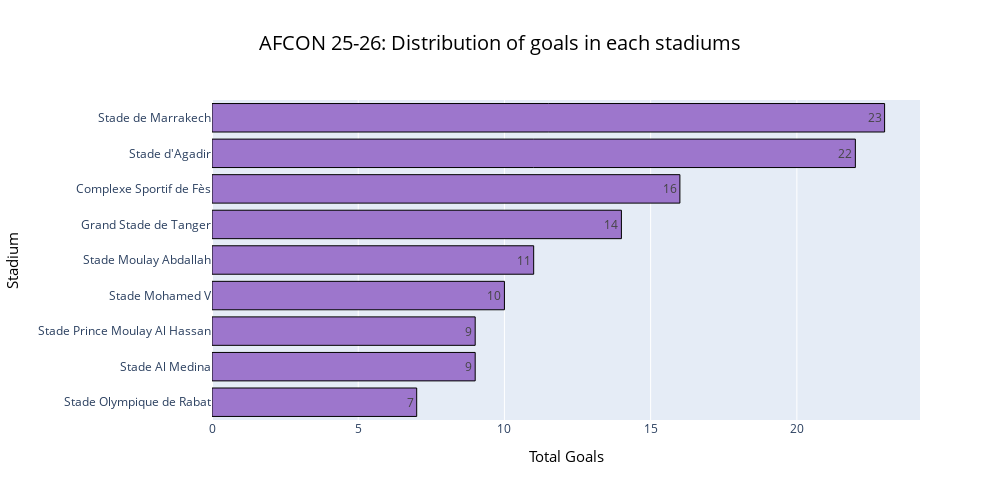

The cell this chart's notebook holds for it:
### Code cell
# Distribution of goals in each stadiums :
stadium_goals=afcon.groupby("stadium_name")["total_goals"].sum().sort_values()
fig=px.bar(stadium_goals,title="AFCON 25-26: Distribution of goals in each stadiums",color_discrete_sequence=["#9d76cc"],orientation="h",labels={"value":"Goals","stadium_name":"Stadium"},text_auto=True) 
fig.update_layout(xaxis_title="Total Goals",yaxis_title="Stadium",bargap=0.2,width=1000,height=500,showlegend=False,title_x=0.5,title_font=dict(size=20,color="black"),xaxis_title_font=dict(size=15,color="black"),yaxis_title_font=dict(size=15,color="black"))
fig.update_traces(marker_line_color='black',marker_line_width=1)
fig.show()
display(Image(r"C:\Users\dell\Desktop\AFCON project\Pictures\newplot2.png"))

### Figure 1 — Plotly figure (JSON) as saved in the notebook; plotly's stock layout.template omitted (floating-point values rounded to 4 significant figures)
{"data": [{"hovertemplate": "variable=total_goals<br>Goals=%{x}<br>Stadium=%{y}<extra></extra>", "legendgroup": "total_goals", "marker": {"color": "#9d76cc", "line": {"color": "black", "width": 1}, "pattern": {"shape": ""}}, "name": "total_goals", "orientation": "h", "showlegend": true, "textposition": "auto", "texttemplate": "%{x}", "type": "bar", "x": [7, 9, 9, 10, 11, 14, 16, 22, 23], "xaxis": "x", "y": ["Stade Olympique de Rabat", "Stade Al Medina", "Stade Prince Moulay Al Hassan", "Stade Mohamed V", "Stade Moulay Abdallah", "Grand Stade de Tanger", "Complexe Sportif de Fès", "Stade d'Agadir", "Stade de Marrakech"], "yaxis": "y"}], "layout": {"bargap": 0.2, "barmode": "relative", "height": 500, "legend": {"title": {"text": "variable"}, "tracegroupgap": 0}, "showlegend": false, "title": {"font": {"color": "black", "size": 20}, "text": "AFCON 25-26: Distribution of goals in each stadiums", "x": 0.5}, "width": 1000, "xaxis": {"anchor": "y", "domain": [0, 1], "title": {"font": {"color": "black", "size": 15}, "text": "Total Goals"}}, "yaxis": {"anchor": "x", "domain": [0, 1], "title": {"font": {"color": "black", "size": 15}, "text": "Stadium"}}}}
